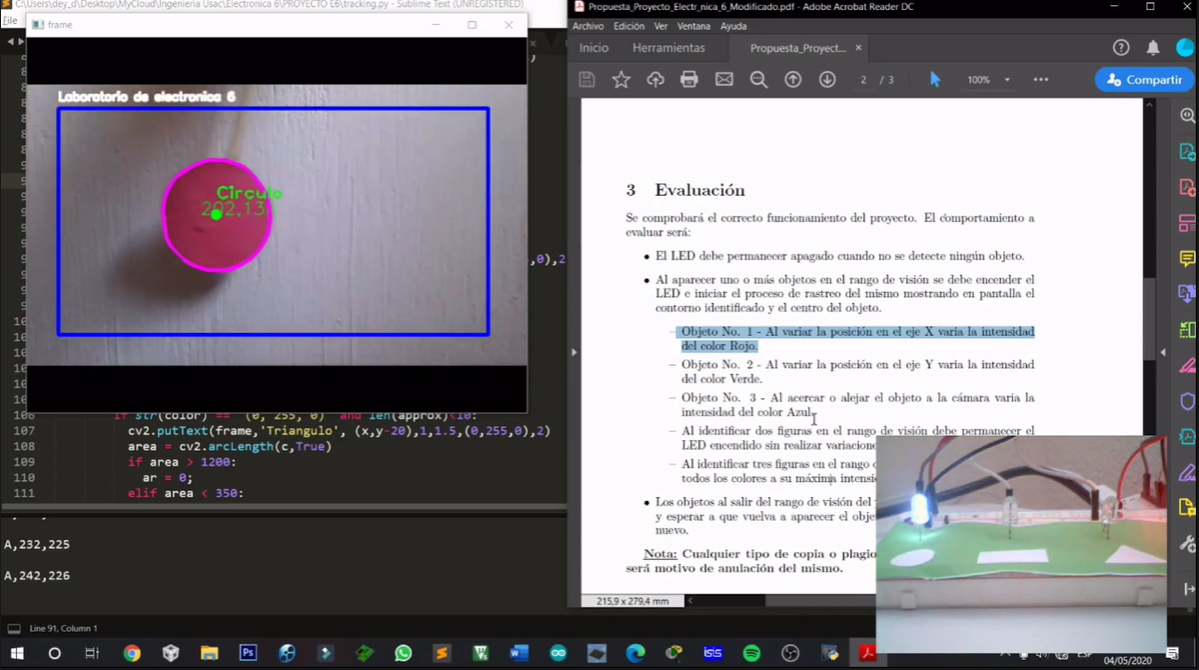
#> input picture tr01.png, 1199 x 670 px, given in place of the camera
$ python tracking.py
#> lines starting #> are read from the running program, lines starting #| are printed output that depends on the picture; after the words box and inside, x2 and y2 are one past the last pixel; in counts of white or black regions, pixels touching at a corner belong together
'''
UNIVERSIDAD DE SAN CARLOS DE GUATEMALA --- ESCUELA DE INGENIERIA MECANICA ELECTRICA--- LABORATORIOS DE ELECTRONICA ---
TRACKING DE FIGURAS GEOMETRICAS ---- PROYECTO ELECTRONICA 6 ----- PRIMER SEMESTRE DEL 2020 ---


--- GRUPO E6_A07 ---
Mario David Garcia Chinchilla 201602882
Edwing Estuardo Alvarez Hernández 201602956
Jefry Carlos Antonio Gonzalez Alay 201612145

__________________________________________________________________________________________________________________'''


#Librerias OpenCv, Numpy, Serial, Math, tkinter,sys
import cv2
import numpy as np
import serial
import math
from tkinter import messagebox, simpledialog
import sys

bpuerto = False                                         #Bandera para determinar si se encontro el puerto COM

#SE BUSCA EL PUERTO COM DEL DISPOSITIVO Y SE CONECTA AL MISMO.

for iPuerto in range(0, 10):                            #Bulce para recorrer los puertos
    try:                                                #Excepcion si no se encuentra el puerto
        puerto = 'COM' + str(iPuerto)                   #Se prueba el puerto
        baudios = '115200'                              #Velocidad de transmision
        ser = serial.Serial(puerto, baudios)         	#Se abre el puerto
        ser.close()                                  	#Se cierra el puerto
        bpuerto  = True                                 #Se cambia la variable a true, indicando que se encontro el puerto
        break
    except:
        pass

if bpuerto :
    ser = serial.Serial(puerto, baudios)                                            #Se conecta al puerto
    print('Comunicacion establecida con el puerto: COM ' + str(iPuerto))            #Mensaje de comunicacion establecida en un label
else:
    print('No se ha encontrado el dispositivo')
    messagebox.showerror("Error", "No se ha encontrado el dispositivo")             #Mensage box de error de comunicacion
    sys.exit()                                                                      #Cerrar el programa


font = cv2.FONT_HERSHEY_SIMPLEX														#Se carga una fuente para los textos.
cap = cv2.VideoCapture(0)															#Se inicia la camara.

#SE DEFINEN LOS COLORES QUE SE DESEAN DETECTAR
azulBajo = np.array([78,158,124],np.uint8)
azulAlto = np.array([138,255,255],np.uint8)

mBajo = np.array([140,100,100],np.uint8)
mAlto = np.array([179,255,255],np.uint8)

amarilloBajo = np.array([15, 52, 72],np.uint8)
amarilloAlto = np.array([102, 255, 255],np.uint8)

#METODO QUE DIBUJA LAS FIGURAS EN PANTALLA

def dibujar(mask,color):
  (cnts, _) = cv2.findContours(mask, cv2.RETR_EXTERNAL,cv2.CHAIN_APPROX_SIMPLE)							#Se buscan los contornos
  cv2.rectangle(frame,(40,90),(590,380),(255,0,0),3)													#Se establece el area para la deteccion de figuras
  cv2.putText(frame,'Laboratorio de electronica 6',(40,80), font, 0.5,(255,255,255),2,cv2.LINE_AA)		#Se escribe informacion en pantalla
  for c in cnts:
      area = cv2.contourArea(c)																			#Se obtiene el area del contorno
      if area > 3000:
        M = cv2.moments(c)																			    #Se obtienen los momentos del contorno
        if (M["m00"]==0): M["m00"]=1																    #Se busca el centro del contorno
        x = int(M["m10"]/M["m00"])																	    #Se obtiene la coordenada x del centro del contorno
        y = int(M['m01']/M['m00'])																	    #Se obtiene la coordenada y del centro del contorno
        nuevoContorno = cv2.convexHull(c)																#Se suavizan los contornos
        cv2.circle(frame,(x,y),7,(0,255,0),-1)															#Se dibuja un circuto en el centro del contorno
        cv2.putText(frame,'{},{}'.format(x-40,y-90),(x-20,y), font, 0.75,(0,255,0),1,cv2.LINE_AA)		#Se imprimen las coordenadas del centro del contorno
        cv2.drawContours(frame, [nuevoContorno], 0, color, 3)										    #Se dibuja el contorno

        epsilon = 0.01*cv2.arcLength(c,True)															#Se obtienen los vertices del contorno
        approx = cv2.approxPolyDP(c,epsilon,True)
        x2,y2,w,h = cv2.boundingRect(approx)

        if str(color) == "(255, 0, 255)" and len(approx)>10:											#Si el color es magenta y es un circulo
          cv2.putText(frame,'Circulo', (x,y-20),1,1.5,(0,255,0),2)									    #Se imprime que es un circulo
          cx = str(x)																					#Se convierte a string
          cy = str(y)																				    #Se convierte a string
          ccx = "".join([x for x in cx if x.isdigit()]) 												#Se elimina cualquier caracter que no sea un numero
          ccy = "".join([x for x in cy if x.isdigit()]) 												#Se elimina cualquier caracter que no sea un numero
          cadena = "A," + ccx + "," + ccy + '\n'													    #Se crea una caden con el tipo de figura y las coordenadas
          ser.write(cadena.encode("ascii"))																#Se envian las coordendas del centro del circulo
          print(cadena)


        if str(color) == "(255, 0, 255)" and len(approx)==4:											#Si el color es magenta y es un rectangulo
          aspect_ratio = float(w)/h
          if aspect_ratio != 1:
             cv2.putText(frame,'Rectangulo', (x,y-5),1,1.5,(0,255,0),2)									#Se imprime que es un rectangulo
             cx = str(x)																				#Se convierte a string
             cy = str(y)																				#Se convierte a string
             ccx = "".join([x for x in cx if x.isdigit()]) 												#Se elimina cualquier caracter que no sea un numero
             ccy = "".join([x for x in cy if x.isdigit()]) 												#Se elimina cualquier caracter que no sea un numero
             cadena = "R," + ccx + "," + ccy + '\n'													    #Se crea una cadena con el tipo de figura y las coordenadas
             ser.write(cadena.encode("ascii"))															#Se envian las coordendas del centro del rectangulo
             print(cadena)


        if str(color) == "(0, 255, 0)" and len(approx)<10:												#Si el color es verde y es un triangulo
          cv2.putText(frame,'Triangulo', (x,y-20),1,1.5,(0,255,0),2)									#Se imprime que es un triangulo
          area = cv2.arcLength(c,True)																	#Se obtiene el area del contorno
          if area > 1200:																				#Se establece un rango de area
            ar = 0;
          elif area < 350:
            ar = 0;
          else:
            ar=0.22*area - 77

          cx = str(x)																					#Se convierte a string
          cy = str(y)																					#Se convierte a string
          ccx = "".join([x for x in cx if x.isdigit()]) 												#Se elimina cualquier caracter que no sea un numero
          ccy = "".join([x for x in cy if x.isdigit()]) 												#Se elimina cualquier caracter que no sea un numero
          a = str(int(ar))																				#Se convierte a string
          aar = "".join([x for x in a if x.isdigit()]) 													#Se elimina cualquier caracter que no sea un numero
          cadena = "B," + ccx + "," + ccy + "," + aar + '\n' 											#Se crea una cadena con el tipo de figura, las coordenadas y el area de la fugura
          ser.write(cadena.encode("ascii"))																#Se envia la cadena
          print(cadena)

while True:
  ret,frame = cap.read()
#> frame is the input picture: shape (670, 1199, 3); mean B, G, R 134.8, 129.4, 132.5
  if ret==True:
    frameHSV = cv2.cvtColor(frame,cv2.COLOR_BGR2HSV)
#> frameHSV: shape (670, 1199, 3); mean H, S, V 108.1, 41.4, 138.5
    maskAmarillo = cv2.inRange(frameHSV,amarilloBajo,amarilloAlto)
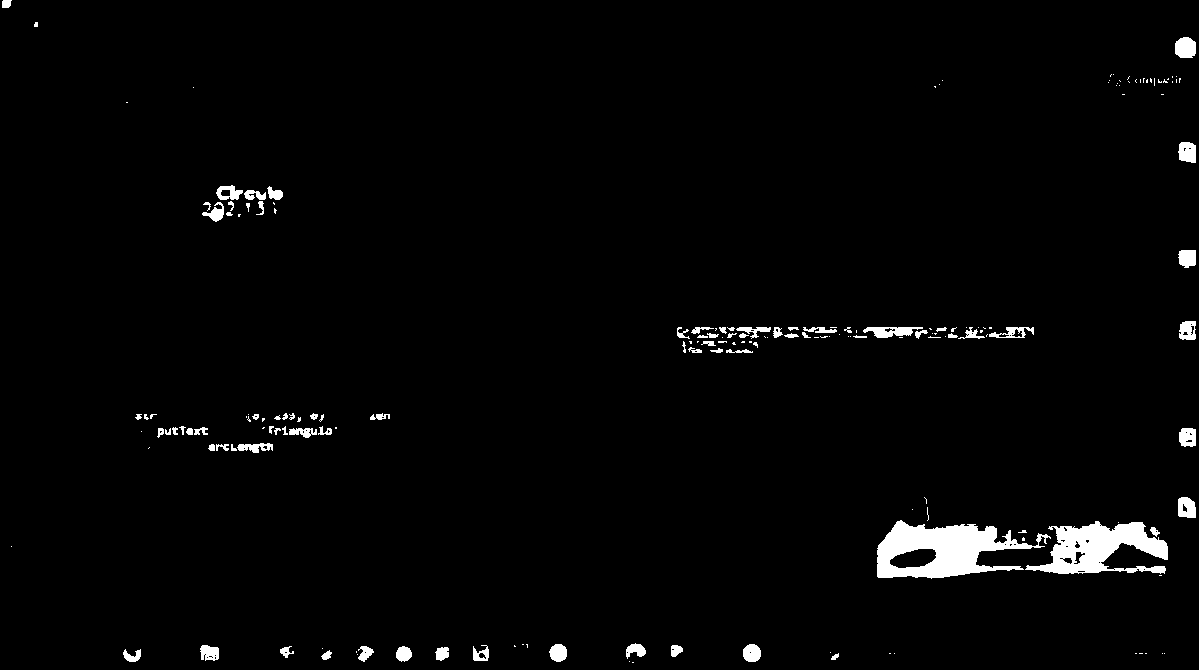
#> maskAmarillo: shape (670, 1199); 2.2% white; 184 white regions (103 under 20 px), largest, box (x1, y1, x2, y2) and area: (877, 520, 1051, 579) 5331, (1025, 521, 1168, 574) 4067, (863, 327, 923, 338) 403
    maskMagenta = cv2.inRange(frameHSV,mBajo,mAlto)
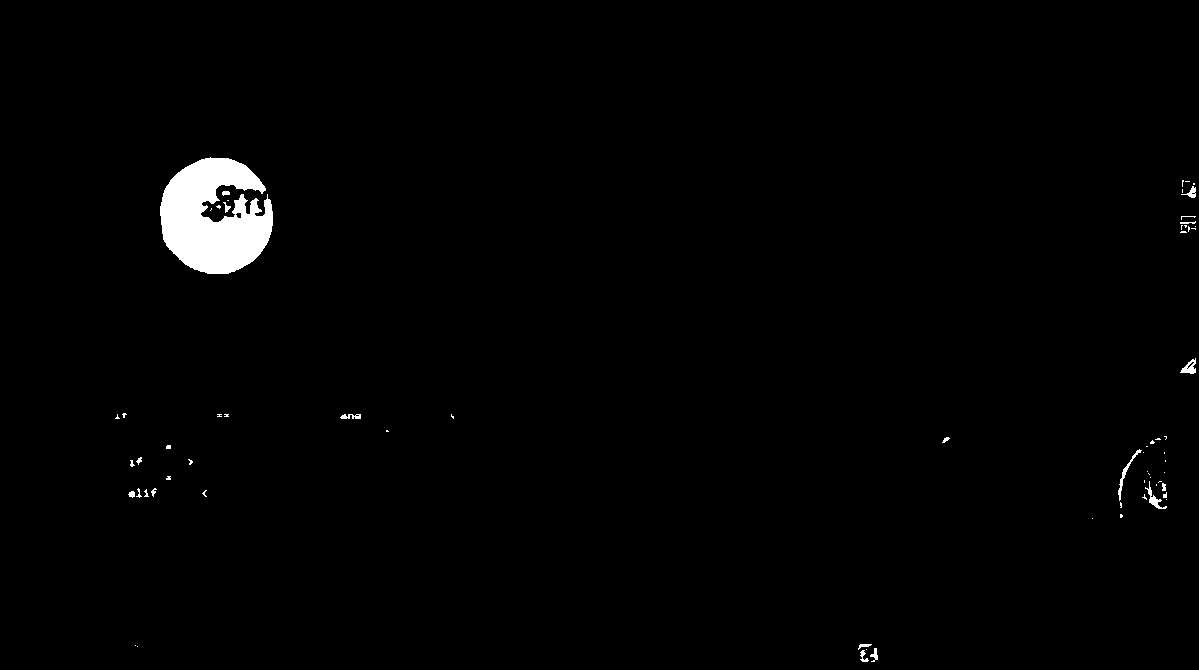
#> maskMagenta: shape (670, 1199); 1.3% white; 67 white regions (47 under 20 px)
    dibujar(maskAmarillo,(0,255,0))
#> in dibujar, `(cnts, _) = cv2.findContours(mask, cv2.RETR_EXTERNAL,cv2.CHAIN_APPROX_..`: cnts = 184 contours, 126 with area under 20; largest, box (x1, y1, x2, y2) and area: (877, 520, 1051, 579) 5664, (1025, 521, 1168, 574) 3940, (863, 327, 923, 338) 357, (1175, 37, 1196, 58) 344, (1178, 497, 1196, 518) 301
#> the loop in dibujar, `for c in cnts:` made 184 passes
#> (x, y, epsilon, x2, y2, w, h) on passes 36 to 37: (1098, 547, 6.12, 1025, 521, 143, 53), (938, 550, 6.65, 877, 520, 174, 57)
#> after the loop in dibujar, `for c in cnts:`:
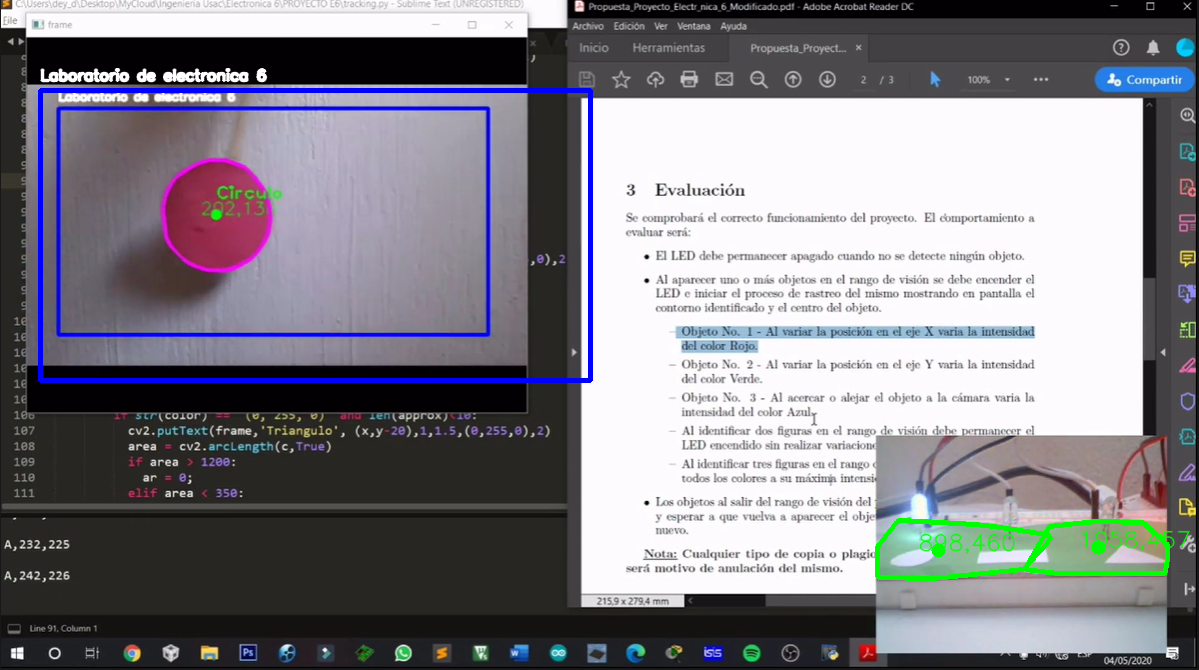
#> frame: shape (670, 1199, 3); mean B, G, R 136, 129.3, 131.1
#> after the loop in dibujar, `for c in cnts:`: M = moments, m00 5664, centre m10/m00, m01/m00 = (938.6, 550.5); approx = contour of 14 points, box (x1, y1, x2, y2) (877, 520, 1051, 577), area 5536; epsilon = 6.65; h = 57; nuevoContorno = contour of 18 points, box (x1, y1, x2, y2) (877, 520, 1051, 579), area 7852; w = 174; x = 938; x2 = 877; y = 550; y2 = 520
    dibujar(maskMagenta,(255,0,255))
#> call 2 of dibujar, with color = (255, 0, 255)
#> in dibujar (call 2), `(cnts, _) = cv2.findContours(mask, cv2.RETR_EXTERNAL,cv2.CHAIN_APPROX_..`: cnts = 67 contours, 55 with area under 20; largest, box (x1, y1, x2, y2) and area: (160, 157, 273, 274) 8852, (1180, 358, 1196, 374) 116, (1118, 449, 1142, 501) 106, (1145, 481, 1167, 509) 98, (1181, 186, 1196, 198) 54
#> in dibujar (call 2), `cv2.putText(frame,'Laboratorio de electronica 6',(40,80), font, 0.5,(2..`:
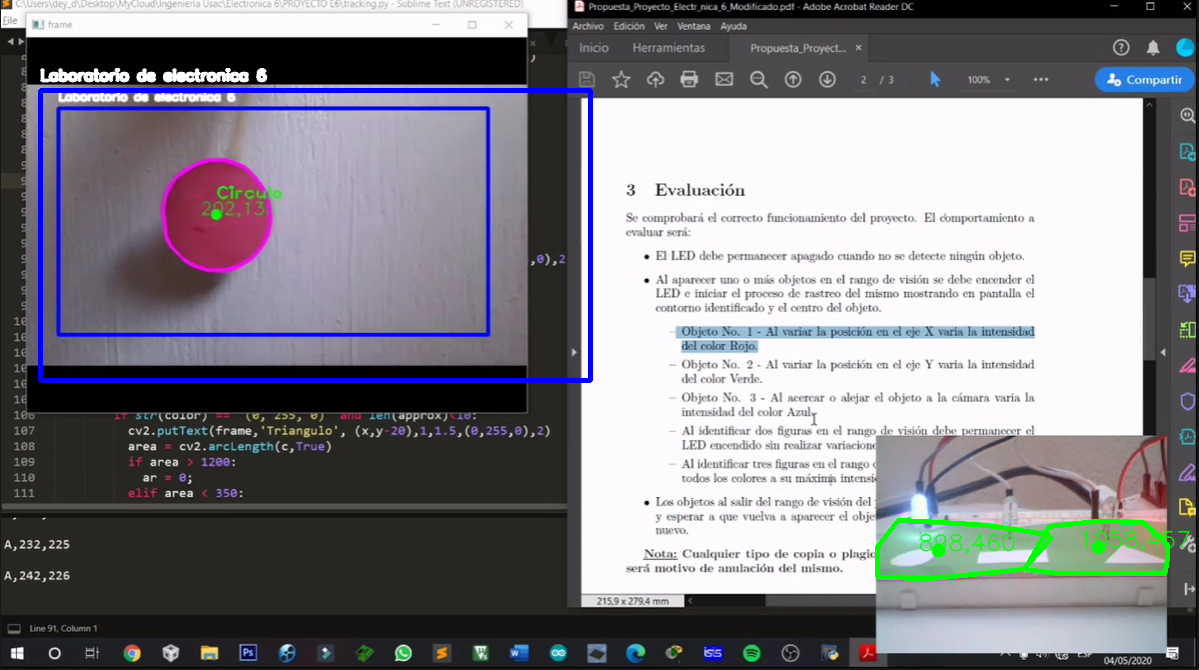
#> frame: shape (670, 1199, 3); 0.15% of pixels changed, all inside (x1, y1, x2, y2) = (40, 67, 268, 83)
#> the loop in dibujar (call 2), `for c in cnts:` made 67 passes
#> (x, y, epsilon, x2, y2, w, h) on pass 67: (213, 217, 6.75, 162, 157, 106, 117)
#| A,213,217
#> after the loop in dibujar (call 2), `for c in cnts:`:
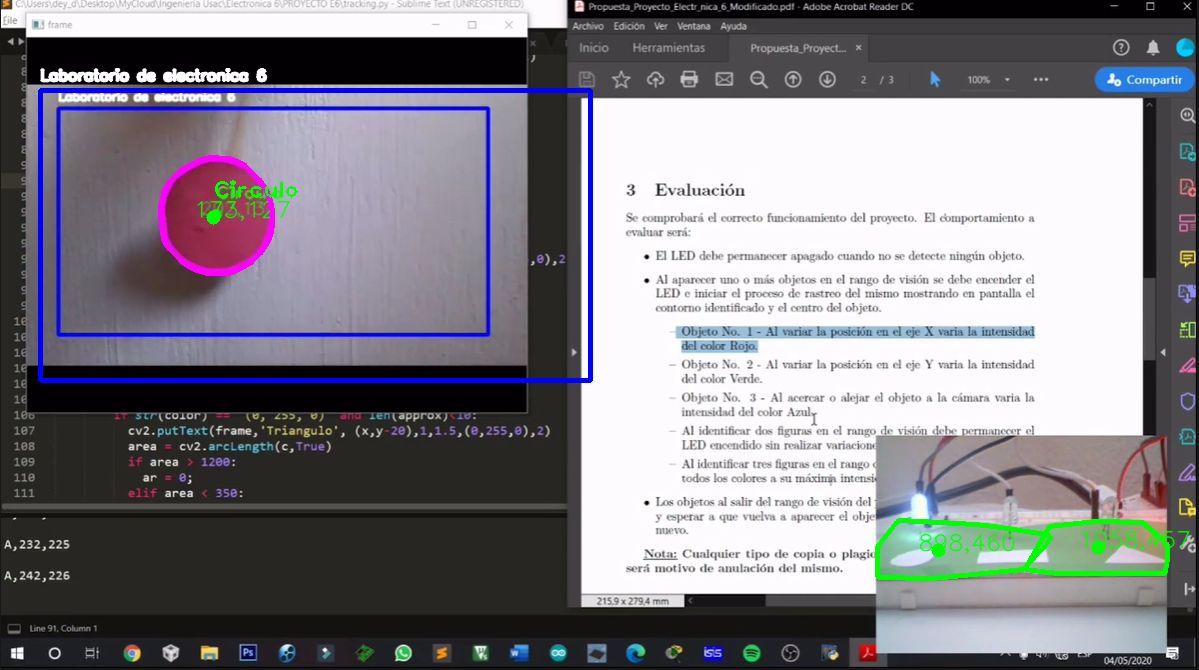
#> frame: shape (670, 1199, 3); 0.34% of pixels changed, all inside (x1, y1, x2, y2) = (158, 155, 298, 276)
#> after the loop in dibujar (call 2), `for c in cnts:`: M = moments, m00 8852.5, centre m10/m00, m01/m00 = (213.3, 217.6); approx = contour of 18 points, box (x1, y1, x2, y2) (162, 157, 268, 274), area 8065; ccx = '213'; ccy = '217'; epsilon = 6.75; h = 117; nuevoContorno = contour of 43 points, box (x1, y1, x2, y2) (160, 157, 273, 274), area 10324; w = 106; x = 213; x2 = 162; y = 217; y2 = 157
    cv2.imshow('frame',frame)


    tecla = cv2.waitKey(5) & 0xFF																	  #Si se preciona la tecla ESC se cierra el programa
#> (key Esc is pressed here)
    if tecla == 27:
      break
cap.release()

cv2.destroyAllWindows()
